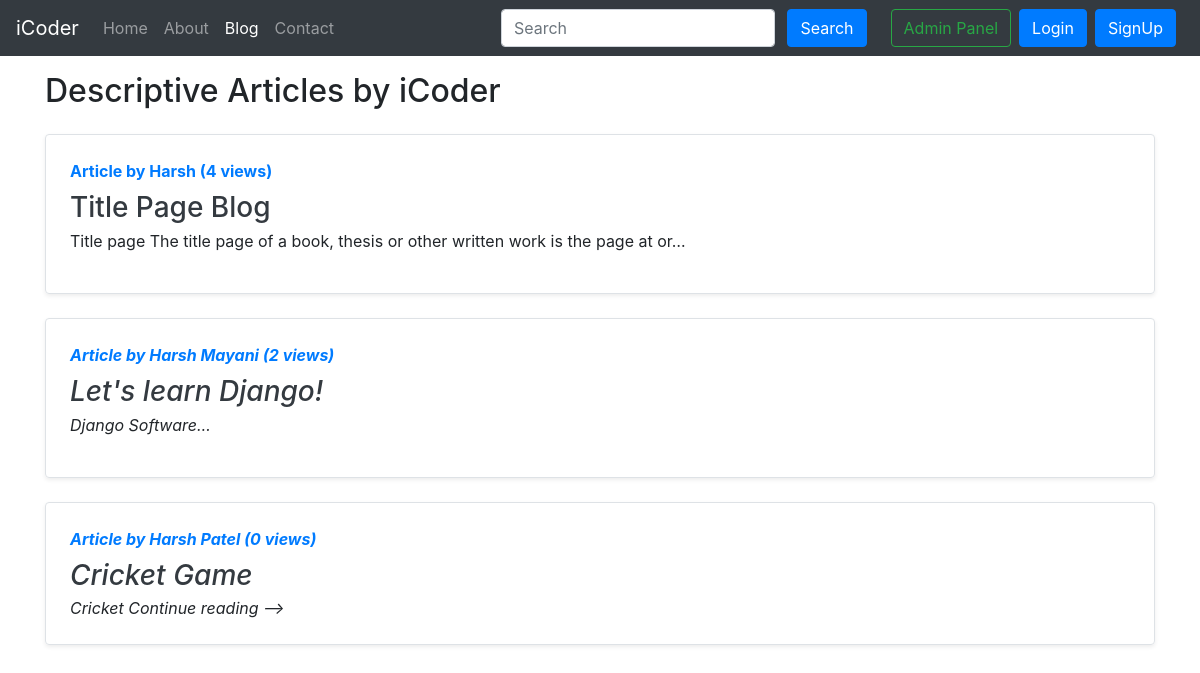
/blog/, run on an earlier commit of the app's database.
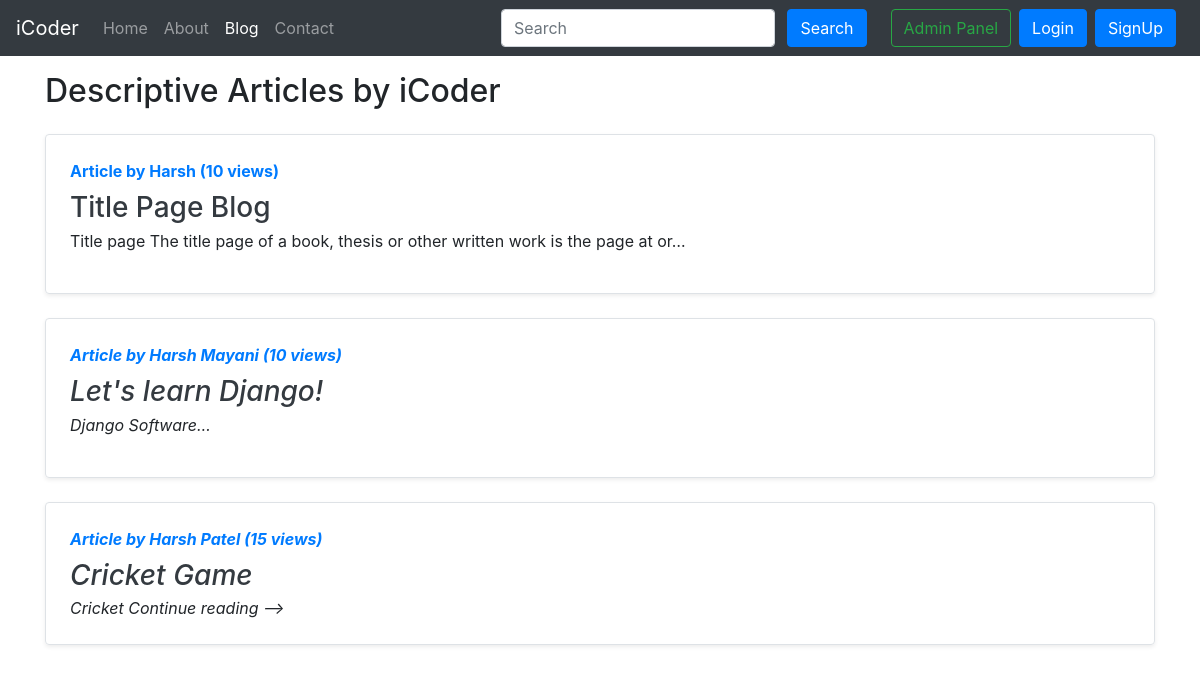
And on a later commit of the database.
### blog/models.py (models this page shows, shortened)
class Post(models.Model):
    sno = models.AutoField(primary_key=True)
    title = models.CharField(max_length=255)
    content = models.TextField()
    author = models.CharField(max_length=13)
    slug = models.CharField(max_length=130)
    views = models.IntegerField(default=0)
    timestamp = models.DateTimeField(blank=True)

### blog/views.py (the view)
# urls.py: path('', views.blogHome, name='blogHome'),
def blogHome(request):
    allPosts= Post.objects.all()
    context={'allPosts': allPosts}
    return render(request, "blog/blogHome.html", context)

### templates/blog/blogHome.html (shortened to what this page needs)
{% extends 'base.html' %}
{% block blogactive %} active {% endblock blogactive %}
{% block body %}
<div class="container my-3">
    <h2>Descriptive Articles by iCoder</h2>
    {% for post in allPosts %}
        <div class="row no-gutters border rounded overflow-hidden flex-md-row mb-4 shadow-sm h-md-250 my-4 position-relative">
            <div class="col p-4 d-flex flex-column position-static">
                <strong class="d-inline-block mb-2 text-primary">Article by {{post.author}} ({{post.views}} views)</strong>
                <h3 class="mb-0"><a class="text-dark" href="/blog/{{post.slug}}">{{post.title}}</a></h3>
                <p class="card-text mb-auto"><div class="preview">{{post.content|safe|truncatechars:400}}</div></p>
                <!-- <div class="my-2">
                </div> -->
            </div>
        </div>
    {% endfor %}
</div>
{% endblock %}

### templates/base.html (shortened to what this page needs)
<!doctype html>
<html lang="en">
  <head>
    <link rel="stylesheet" href="https://stackpath.bootstrapcdn.com/bootstrap/4.5.2/css/bootstrap.min.css">
  </head>
  <body>
    <nav class="navbar navbar-expand-lg navbar-dark bg-dark">
        <a class="navbar-brand" href="/">iCoder</a>
        <div class="collapse navbar-collapse" id="navbarSupportedContent">
          <ul class="navbar-nav mr-auto">
            <li class="nav-item {% block homeactive %} {% endblock homeactive %}">
              <a class="nav-link" href="/">Home <span class="sr-only">(current)</span></a>
            </li>
            <li class="nav-item {% block aboutactive %} {% endblock aboutactive %}">
              <a class="nav-link" href="/about">About</a>
            </li>
            <li class="nav-item{% block blogactive %} {% endblock blogactive %}">
              <a class="nav-link" href="/blog">Blog</a>
            </li>
            <li class="nav-item {% block contactactive %} {% endblock contactactive %}">
              <a class="nav-link" href="/contact">Contact</a>
            </li>
          </ul>
          <div class="ml-auto form-inline">
            <form method="get" action="/search" class="my-2 my-lg-0 mx-3">
              <input class="form-control mr-sm-2" type="search" placeholder="Search" aria-label="Search" name="query" id="query">
              <button class="btn btn-primary my-2 my-sm-0" type="submit">Search</button>
            </form>
            <a href="/admin" role="button" target="_blank" class="btn btn-outline-success m-2 my-sm-0">Admin Panel</a>
            {% if user.is_authenticated %}
            <ul class="navbar-nav mr-2">
              <li class="nav-item dropdown">
                <a class="nav-link dropdown-toggle" href="#" id="navbarDropdown" role="button" data-toggle="dropdown" aria-haspopup="true" aria-expanded="false">
                  Welcome {{request.user}}
                </a>
                <div class="dropdown-menu" area-labelledby="navbarDropdown">
                  <a href="/logout" class="dropdown-item">Logout</a>
                </div>
              </li>
            </ul>
            {% else %}
            <button type="button" class="btn btn-primary mr-2" data-toggle="modal" data-target="#loginModel">
              Login
            </button>
            <button type="button" class="btn btn-primary mr-2" data-toggle="modal" data-target="#signupModel">
              SignUp
            </button>
            {% endif %}
          </div>
        </div>
      </nav>
      {% block body %}  {% endblock body %}
  </body>
</html>

What changed in the data, as far as the page shows it:
changed Post "Title Page Blog": views "4" → "10"
changed Post "Let's learn Django!": views "2" → "10"
changed Post "Cricket Game": views "0" → "15"
